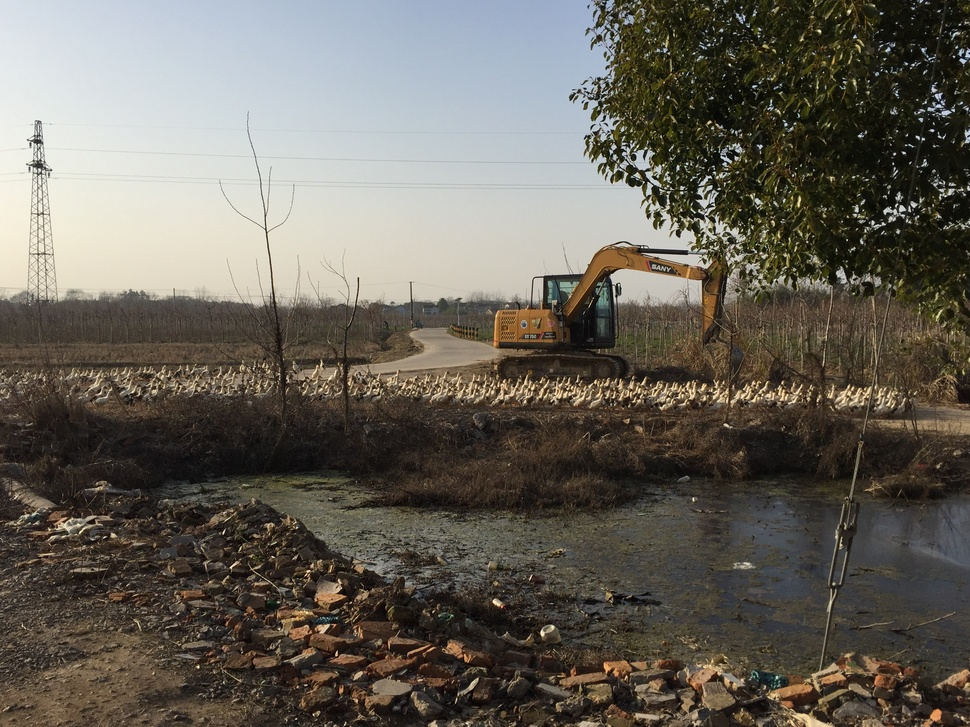
#> input picture image1/001.jpg, 970 x 727 px, shrunk from 3264 x 2448 before the run, found by its file name
$ python '12、图像二值化（阈值）.py'
#> lines starting #> are read from the running program, lines starting #| are printed output that depends on the picture; after the words box and inside, x2 and y2 are one past the last pixel; in counts of white or black regions, pixels touching at a corner belong together
#> further down, src is the input picture: shape (727, 970, 3); mean B, G, R 89.6, 98.8, 103.4
import cv2 as cv
import numpy as np
#图像二值化（全局阈值，局部阈值） 只有0和1  #OTSU Triangle 自动和手动
def threshold_demo(image):#全局阈值
    gray = cv.cvtColor(image, cv.COLOR_BGR2GRAY)
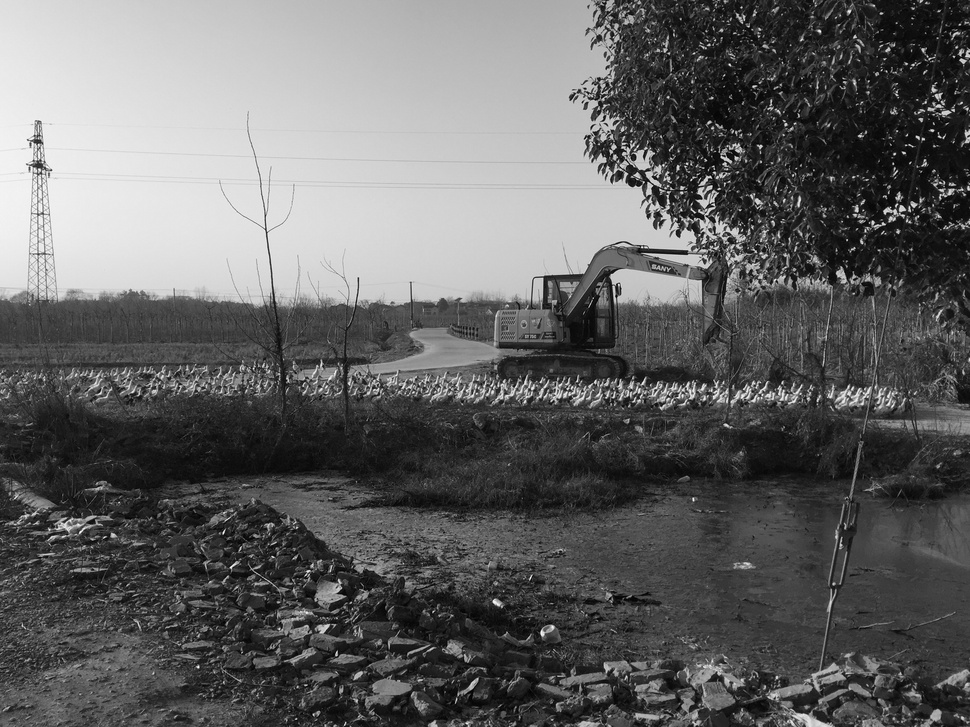
#> gray: shape (727, 970); min 0, max 254, mean 99.1
    ret, binary = cv.threshold(gray, 0, 255, cv.THRESH_BINARY | cv.THRESH_OTSU)
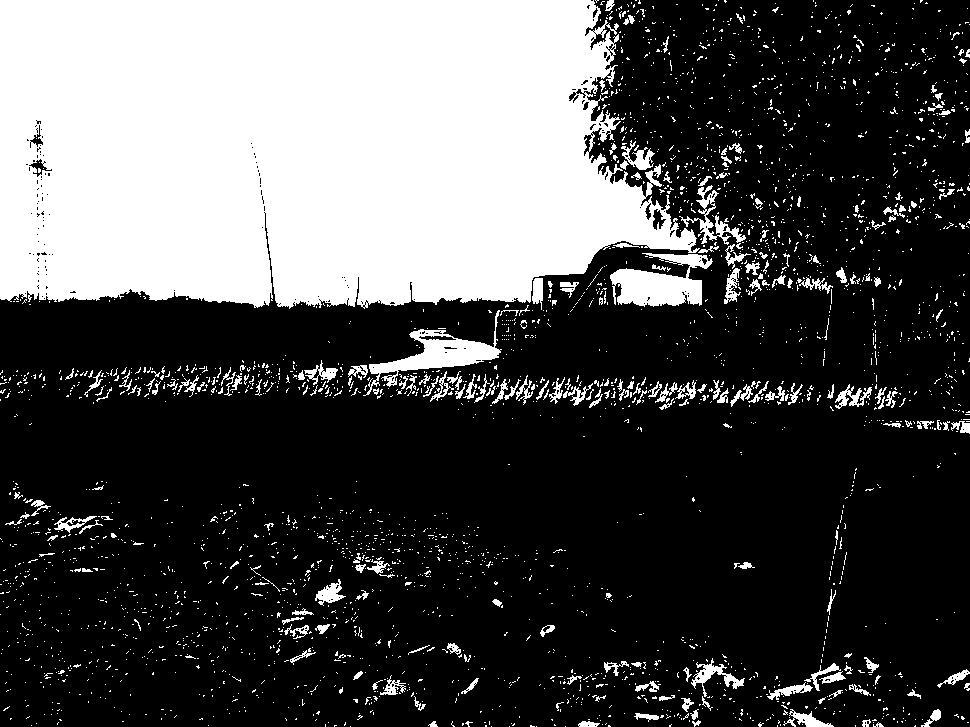
#> binary: shape (727, 970); 30.3% white; 2963 white regions (2743 under 20 px), largest, box (x1, y1, x2, y2) and area: (0, 0, 700, 309) 182466, (610, 253, 713, 307) 3189, (363, 310, 502, 396) 2889
#> ret = 128
    print("threshold value", ret)
#| threshold value 128.0
    cv.imshow("binary", binary)

def local_threshold(image):#局部二值化(更好)
    gray = cv.cvtColor(image, cv.COLOR_BGR2GRAY)
    binary = cv.adaptiveThreshold(gray, 255, cv.ADAPTIVE_THRESH_GAUSSIAN_C,
                                       cv.THRESH_BINARY, 25, 10)
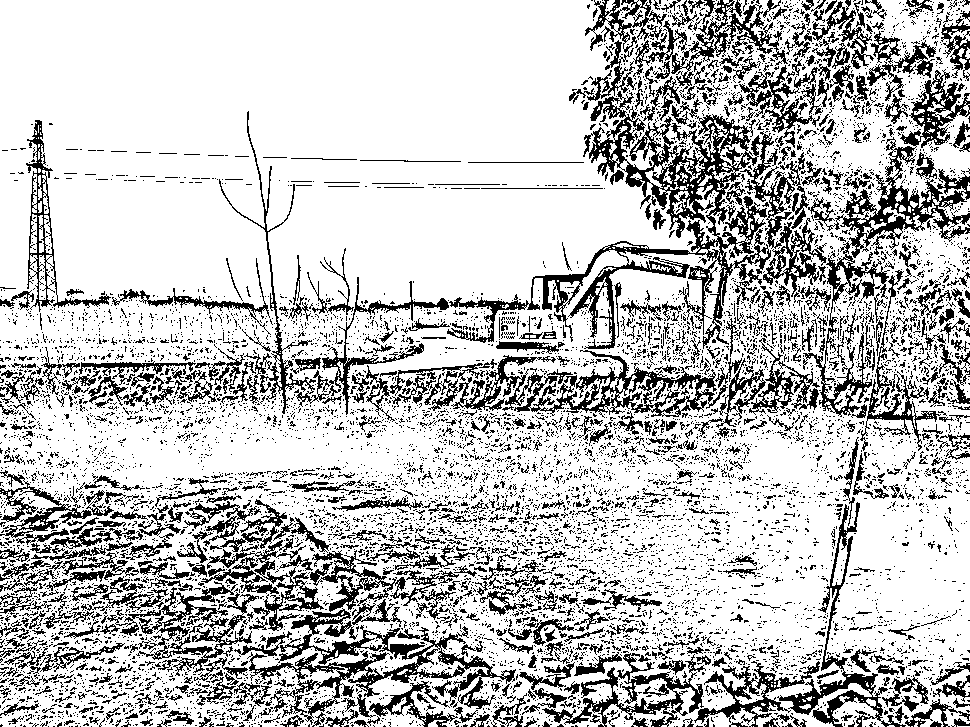
#> binary: shape (727, 970); 76.3% white; black in thin lines or dots
    #输入图像，向上最大值，自适应方法（平均或者高斯），阈值化类型，块大小25*25（必须是奇数），减去常量C
    cv.imshow("local_binary", binary)

def custom_threshold(image):#自定义
    gray = cv.cvtColor(image, cv.COLOR_BGR2GRAY)
    h, w = gray.shape[:2]
    #m = np.reshape(gray, [1, w*h])
    mean = gray.sum() / (w+h)
    print("mean:", mean)
    ret, binary = cv.threshold(gray, mean, 255, cv.THRESH_BINARY)
    print("threshold value", ret)
    cv.imshow("binary", binary)


src = cv.imread("insulator/001.jpg")
cv.namedWindow("input image", cv.WINDOW_AUTOSIZE)
cv.imshow("input image", src)

threshold_demo(src)
local_threshold(src)
#custom_threshold(src)

cv.waitKey(0)
cv.destroyAllWindows()

$ run again, with image1/005.jpg copied over image1/001.jpg
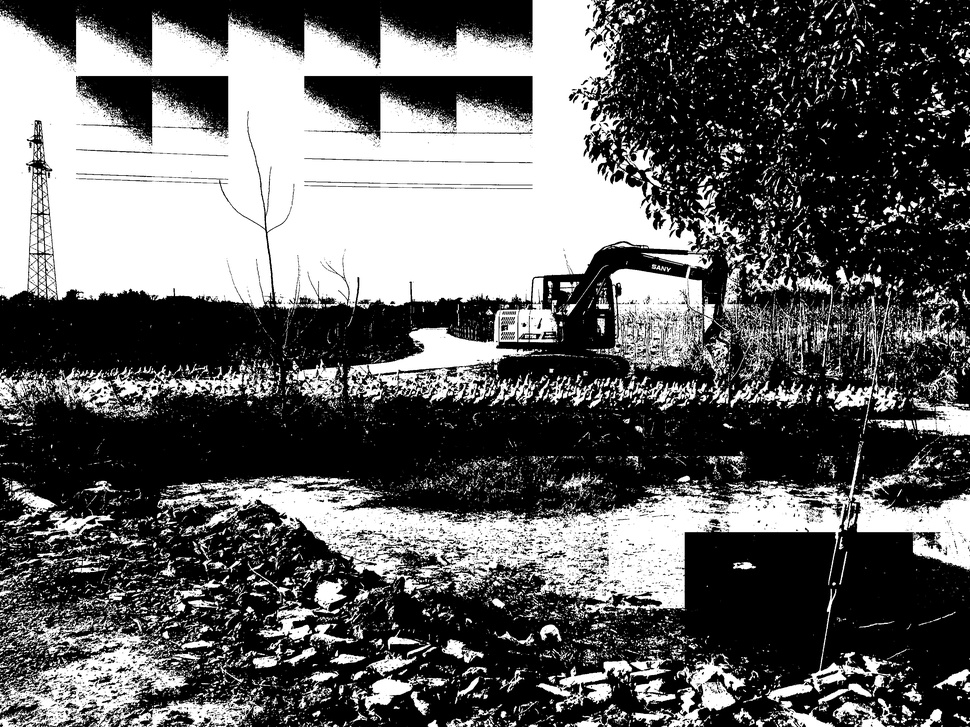
#> input picture image1/005.jpg, 970 x 727 px, shrunk from 3264 x 2448 before the run, found by its file name
#> src is the input picture: shape (727, 970, 3); min 0, max 255, mean 100
#> in threshold_demo, `ret, binary = cv.threshold(gray, 0, 255, cv.THRESH_BINARY | cv.THRESH_..`:
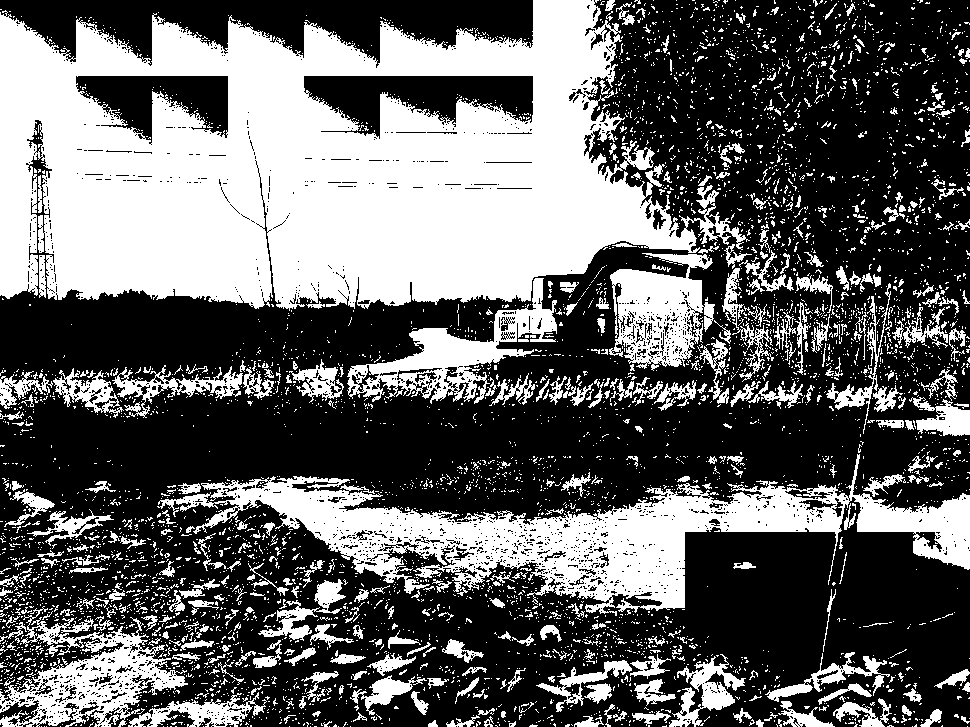
#> binary: shape (727, 970); 39% white; 5101 white regions (4676 under 20 px), largest, box (x1, y1, x2, y2) and area: (0, 0, 750, 311) 147260, (157, 454, 970, 616) 38808, (0, 606, 188, 727) 8588
#> ret = 124
#| threshold value 124.0
#> in local_threshold, `binary = cv.adaptiveThreshold(gray, 255, cv.ADAPTIVE_THRESH_GAUSSIAN_C..`:
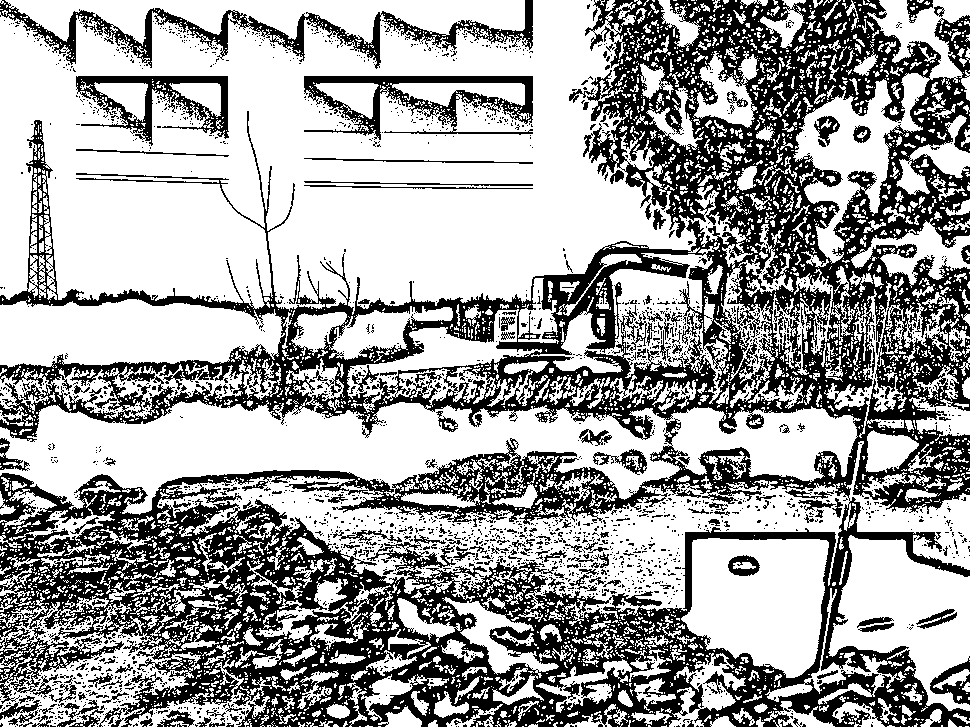
#> binary: shape (727, 970); 63.6% white; 2362 black regions (2185 under 20 px), largest, box (x1, y1, x2, y2) and area: (0, 0, 970, 727) 220829, (0, 0, 533, 69) 6592, (304, 76, 533, 140) 4831

$ run again, with image1/007.jpg copied over image1/001.jpg
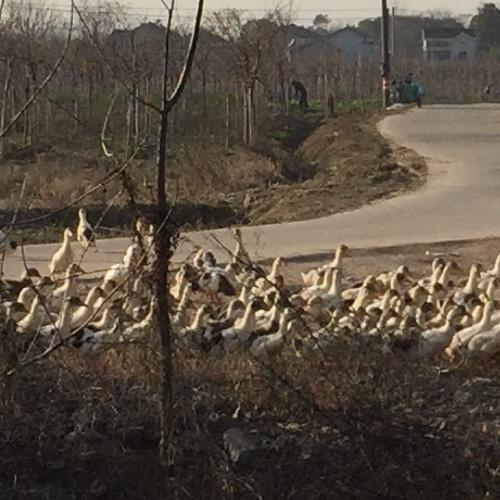
#> input picture image1/007.jpg, 500 x 500 px, found by its file name
#> src is the input picture: shape (500, 500, 3); mean B, G, R 64.9, 77.5, 88
#> in threshold_demo, `ret, binary = cv.threshold(gray, 0, 255, cv.THRESH_BINARY | cv.THRESH_..`:
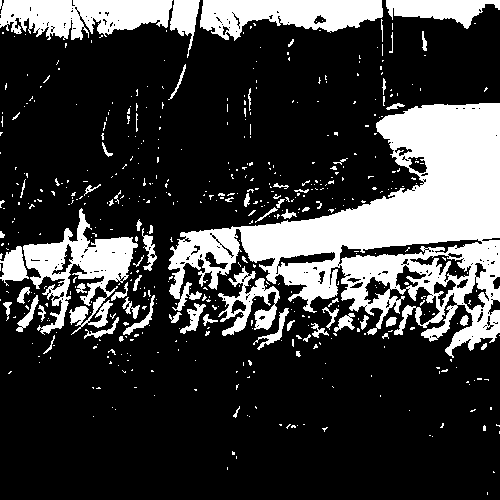
#> binary: shape (500, 500); 23.8% white; 523 white regions (457 under 20 px), largest, box (x1, y1, x2, y2) and area: (168, 103, 500, 358) 32953, (23, 208, 138, 335) 5468, (0, 0, 173, 40) 4922
#> ret = 103
#| threshold value 103.0
#> in local_threshold, `binary = cv.adaptiveThreshold(gray, 255, cv.ADAPTIVE_THRESH_GAUSSIAN_C..`:
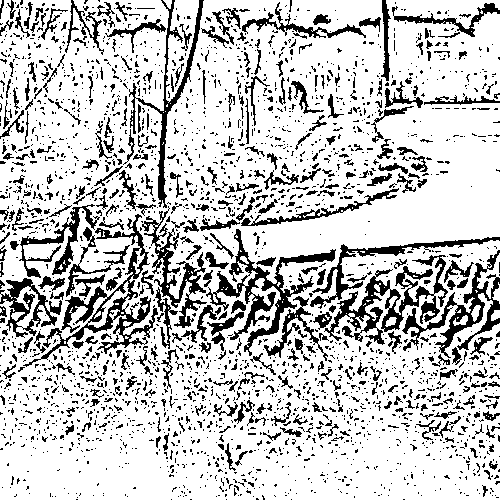
#> binary: shape (500, 500); 78.5% white; 2631 black regions (2247 under 20 px), largest, box (x1, y1, x2, y2) and area: (23, 214, 158, 367) 3164, (324, 255, 448, 345) 3044, (206, 229, 336, 356) 3000
